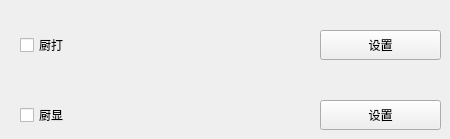
            <widget class="QWidget" name="page_8">
             <widget class="QPushButton" name="pushButton_kt_kitchen_print">
              <property name="geometry">
               <rect>
                <x>320</x>
                <y>30</y>
                <width>121</width>
                <height>30</height>
               </rect>
              </property>
              <property name="text">
               <string>设置</string>
              </property>
             </widget>
             <widget class="QPushButton" name="pushButton_kt_kitchen_view">
              <property name="geometry">
               <rect>
                <x>320</x>
                <y>100</y>
                <width>121</width>
                <height>30</height>
               </rect>
              </property>
              <property name="text">
               <string>设置</string>
              </property>
             </widget>
             <widget class="lds_CheckBox" name="checkBox_kt_kitchen_view">
              <property name="geometry">
               <rect>
                <x>20</x>
                <y>100</y>
                <width>200</width>
                <height>30</height>
               </rect>
              </property>
              <property name="text">
               <string>厨显</string>
              </property>
             </widget>
             <widget class="lds_CheckBox" name="checkBox_kt_kitchen_print">
              <property name="geometry">
               <rect>
                <x>20</x>
                <y>30</y>
                <width>200</width>
                <height>30</height>
               </rect>
              </property>
              <property name="text">
               <string>厨打</string>
              </property>
             </widget>
            </widget>
